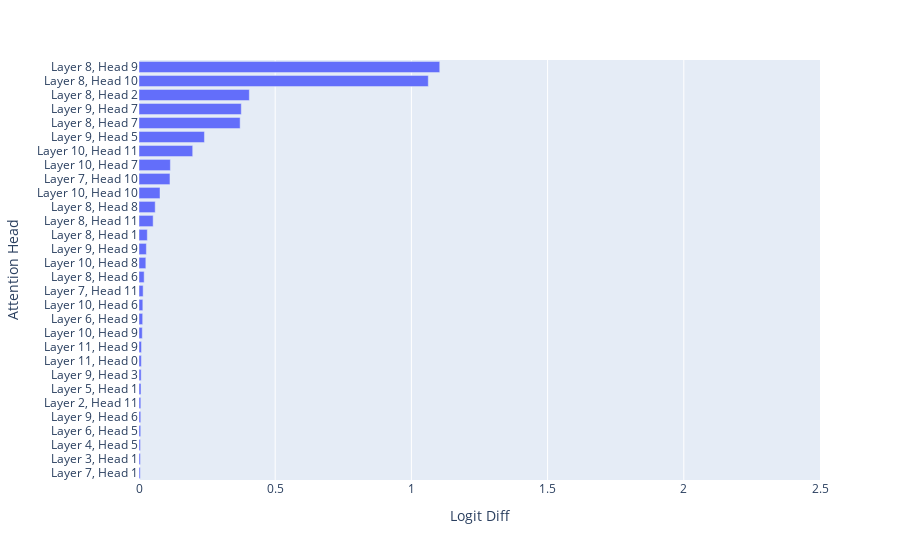

Notebook cell for this chart:
### Code cell
plot_attention_heads(per_head_logit_diffs, top_n=30)

### Figure 1 — Plotly figure (JSON) as saved in the notebook; plotly's stock layout.template omitted (floating-point values rounded to 4 significant figures)
{"data": [{"alignmentgroup": "True", "hovertemplate": "Logit Diff=%{x}<br>Attention Head=%{y}<extra></extra>", "legendgroup": "", "marker": {"color": "#636efa", "pattern": {"shape": ""}}, "name": "", "offsetgroup": "", "orientation": "h", "showlegend": false, "textposition": "auto", "type": "bar", "x": [0.004594, 0.005101, 0.005355, 0.006266, 0.006454, 0.006678, 0.00732, 0.007922, 0.008582, 0.009087, 0.01203, 0.01352, 0.01407, 0.0152, 0.01893, 0.02509, 0.02704, 0.03052, 0.05196, 0.05946, 0.07718, 0.1137, 0.1152, 0.1971, 0.2403, 0.3713, 0.3755, 0.405, 1.062, 1.104], "xaxis": "x", "y": ["Layer 7, Head 1", "Layer 3, Head 1", "Layer 4, Head 5", "Layer 6, Head 5", "Layer 9, Head 6", "Layer 2, Head 11", "Layer 5, Head 1", "Layer 9, Head 3", "Layer 11, Head 0", "Layer 11, Head 9", "Layer 10, Head 9", "Layer 6, Head 9", "Layer 10, Head 6", "Layer 7, Head 11", "Layer 8, Head 6", "Layer 10, Head 8", "Layer 9, Head 9", "Layer 8, Head 1", "Layer 8, Head 11", "Layer 8, Head 8", "Layer 10, Head 10", "Layer 7, Head 10", "Layer 10, Head 7", "Layer 10, Head 11", "Layer 9, Head 5", "Layer 8, Head 7", "Layer 9, Head 7", "Layer 8, Head 2", "Layer 8, Head 10", "Layer 8, Head 9"], "yaxis": "y"}], "layout": {"barmode": "relative", "legend": {"tracegroupgap": 0}, "margin": {"t": 60}, "xaxis": {"anchor": "y", "domain": [0, 1], "range": [0, 2.5], "title": {"text": "Logit Diff"}}, "yaxis": {"anchor": "x", "domain": [0, 1], "title": {"text": "Attention Head"}}}}
